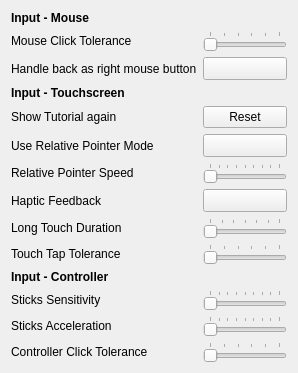
         <widget class="QWidget" name="scrollAreaWidgetContentsInput">
          <layout class="QGridLayout" name="gridLayoutInput" columnstretch="20,5,5,5,5,10">
           <item row="6" column="1" colspan="5">
            <widget class="QSlider" name="sliderRelativeCursorSpeed">
             <property name="minimum">
              <number>100</number>
             </property>
             <property name="maximum">
              <number>300</number>
             </property>
             <property name="orientation">
              <enum>Qt::Horizontal</enum>
             </property>
             <property name="tickPosition">
              <enum>QSlider::TicksAbove</enum>
             </property>
             <property name="tickInterval">
              <number>25</number>
             </property>
            </widget>
           </item>
           <item row="8" column="1" colspan="5">
            <widget class="QSlider" name="sliderLongTouchDuration">
             <property name="minimum">
              <number>500</number>
             </property>
             <property name="maximum">
              <number>2000</number>
             </property>
             <property name="singleStep">
              <number>250</number>
             </property>
             <property name="pageStep">
              <number>250</number>
             </property>
             <property name="orientation">
              <enum>Qt::Horizontal</enum>
             </property>
             <property name="tickPosition">
              <enum>QSlider::TicksAbove</enum>
             </property>
             <property name="tickInterval">
              <number>250</number>
             </property>
            </widget>
           </item>
           <item row="8" column="0">
            <widget class="QLabel" name="labelLongTouchDuration">
             <property name="text">
              <string>Long Touch Duration</string>
             </property>
            </widget>
           </item>
           <item row="12" column="0">
            <widget class="QLabel" name="labelControllerSticksSensitivity">
             <property name="text">
              <string>Sticks Sensitivity</string>
             </property>
            </widget>
           </item>
           <item row="4" column="1" colspan="5">
            <widget class="QPushButton" name="pushButtonResetTutorialTouchscreen">
             <property name="text">
              <string>Reset</string>
             </property>
            </widget>
           </item>
           <item row="4" column="0">
            <widget class="QLabel" name="labelResetTutorialTouchscreen">
             <property name="text">
              <string>Show Tutorial again</string>
             </property>
            </widget>
           </item>
           <item row="5" column="1" colspan="5">
            <widget class="QToolButton" name="buttonRelativeCursorMode">
             <property name="sizePolicy">
              <sizepolicy hsizetype="Minimum" vsizetype="Fixed">
               <horstretch>0</horstretch>
               <verstretch>0</verstretch>
              </sizepolicy>
             </property>
             <property name="text">
              <string />
             </property>
             <property name="checkable">
              <bool>true</bool>
             </property>
            </widget>
           </item>
           <item row="10" column="0">
            <widget class="QLabel" name="labelToleranceDistanceTouch">
             <property name="text">
              <string>Touch Tap Tolerance</string>
             </property>
            </widget>
           </item>
           <item row="2" column="0">
            <widget class="QLabel" name="labelHandleBackRightMouseButton">
             <property name="text">
              <string>Handle back as right mouse button</string>
             </property>
            </widget>
           </item>
           <item row="5" column="0">
            <widget class="QLabel" name="labelRelativeCursorMode">
             <property name="text">
              <string>Use Relative Pointer Mode</string>
             </property>
            </widget>
           </item>
           <item row="7" column="0">
            <widget class="QLabel" name="labelHapticFeedback">
             <property name="text">
              <string>Haptic Feedback</string>
             </property>
            </widget>
           </item>
           <item row="1" column="0">
            <widget class="QLabel" name="labelToleranceDistanceMouse">
             <property name="text">
              <string>Mouse Click Tolerance</string>
             </property>
            </widget>
           </item>
           <item row="10" column="1" colspan="5">
            <widget class="QSlider" name="sliderToleranceDistanceTouch">
             <property name="minimum">
              <number>0</number>
             </property>
             <property name="maximum">
              <number>50</number>
             </property>
             <property name="singleStep">
              <number>1</number>
             </property>
             <property name="pageStep">
              <number>10</number>
             </property>
             <property name="value">
              <number>0</number>
             </property>
             <property name="orientation">
              <enum>Qt::Horizontal</enum>
             </property>
             <property name="tickPosition">
              <enum>QSlider::TicksAbove</enum>
             </property>
             <property name="tickInterval">
              <number>10</number>
             </property>
            </widget>
           </item>
           <item row="2" column="1" colspan="5">
            <widget class="QToolButton" name="buttonHandleBackRightMouseButton">
             <property name="sizePolicy">
              <sizepolicy hsizetype="Minimum" vsizetype="Fixed">
               <horstretch>0</horstretch>
               <verstretch>0</verstretch>
              </sizepolicy>
             </property>
             <property name="text">
              <string />
             </property>
             <property name="checkable">
              <bool>true</bool>
             </property>
            </widget>
           </item>
           <item row="13" column="0">
            <widget class="QLabel" name="labelControllerSticksAcceleration">
             <property name="text">
              <string>Sticks Acceleration</string>
             </property>
            </widget>
           </item>
           <item row="1" column="1" colspan="5">
            <widget class="QSlider" name="slideToleranceDistanceMouse">
             <property name="minimum">
              <number>0</number>
             </property>
             <property name="maximum">
              <number>50</number>
             </property>
             <property name="singleStep">
              <number>1</number>
             </property>
             <property name="pageStep">
              <number>10</number>
             </property>
             <property name="value">
              <number>0</number>
             </property>
             <property name="orientation">
              <enum>Qt::Horizontal</enum>
             </property>
             <property name="tickPosition">
              <enum>QSlider::TicksAbove</enum>
             </property>
             <property name="tickInterval">
              <number>10</number>
             </property>
            </widget>
           </item>
           <item row="11" column="0">
            <widget class="QLabel" name="labelInputMouse_3">
             <property name="font">
              <font>
               <bold>true</bold>
              </font>
             </property>
             <property name="text">
              <string>Input - Controller</string>
             </property>
             <property name="margin">
              <number>5</number>
             </property>
            </widget>
           </item>
           <item row="0" column="0">
            <widget class="QLabel" name="labelInputMouse">
             <property name="font">
              <font>
               <bold>true</bold>
              </font>
             </property>
             <property name="text">
              <string>Input - Mouse</string>
             </property>
             <property name="margin">
              <number>5</number>
             </property>
            </widget>
           </item>
           <item row="3" column="0">
            <widget class="QLabel" name="labelInputMouse_2">
             <property name="font">
              <font>
               <bold>true</bold>
              </font>
             </property>
             <property name="text">
              <string>Input - Touchscreen</string>
             </property>
             <property name="margin">
              <number>5</number>
             </property>
            </widget>
           </item>
           <item row="14" column="0">
            <widget class="QLabel" name="labelToleranceDistanceController">
             <property name="text">
              <string>Controller Click Tolerance</string>
             </property>
            </widget>
           </item>
           <item row="12" column="1" colspan="5">
            <widget class="QSlider" name="sliderControllerSticksSensitivity">
             <property name="minimum">
              <number>500</number>
             </property>
             <property name="maximum">
              <number>2500</number>
             </property>
             <property name="singleStep">
              <number>25</number>
             </property>
             <property name="pageStep">
              <number>250</number>
             </property>
             <property name="value">
              <number>500</number>
             </property>
             <property name="orientation">
              <enum>Qt::Horizontal</enum>
             </property>
             <property name="tickPosition">
              <enum>QSlider::TicksAbove</enum>
             </property>
             <property name="tickInterval">
              <number>250</number>
             </property>
            </widget>
           </item>
           <item row="7" column="1" colspan="5">
            <widget class="QToolButton" name="buttonHapticFeedback">
             <property name="sizePolicy">
              <sizepolicy hsizetype="Minimum" vsizetype="Fixed">
               <horstretch>0</horstretch>
               <verstretch>0</verstretch>
              </sizepolicy>
             </property>
             <property name="text">
              <string />
             </property>
             <property name="checkable">
              <bool>true</bool>
             </property>
            </widget>
           </item>
           <item row="6" column="0">
            <widget class="QLabel" name="labelRelativeCursorSpeed">
             <property name="text">
              <string>Relative Pointer Speed</string>
             </property>
            </widget>
           </item>
           <item row="13" column="1" colspan="5">
            <widget class="QSlider" name="sliderControllerSticksAcceleration">
             <property name="minimum">
              <number>100</number>
             </property>
             <property name="maximum">
              <number>500</number>
             </property>
             <property name="singleStep">
              <number>10</number>
             </property>
             <property name="pageStep">
              <number>100</number>
             </property>
             <property name="value">
              <number>100</number>
             </property>
             <property name="orientation">
              <enum>Qt::Horizontal</enum>
             </property>
             <property name="tickPosition">
              <enum>QSlider::TicksAbove</enum>
             </property>
             <property name="tickInterval">
              <number>50</number>
             </property>
            </widget>
           </item>
           <item row="14" column="1" colspan="5">
            <widget class="QSlider" name="sliderToleranceDistanceController">
             <property name="minimum">
              <number>0</number>
             </property>
             <property name="maximum">
              <number>50</number>
             </property>
             <property name="singleStep">
              <number>1</number>
             </property>
             <property name="pageStep">
              <number>10</number>
             </property>
             <property name="value">
              <number>0</number>
             </property>
             <property name="orientation">
              <enum>Qt::Horizontal</enum>
             </property>
             <property name="tickPosition">
              <enum>QSlider::TicksAbove</enum>
             </property>
             <property name="tickInterval">
              <number>10</number>
             </property>
            </widget>
           </item>
          </layout>
         </widget>
